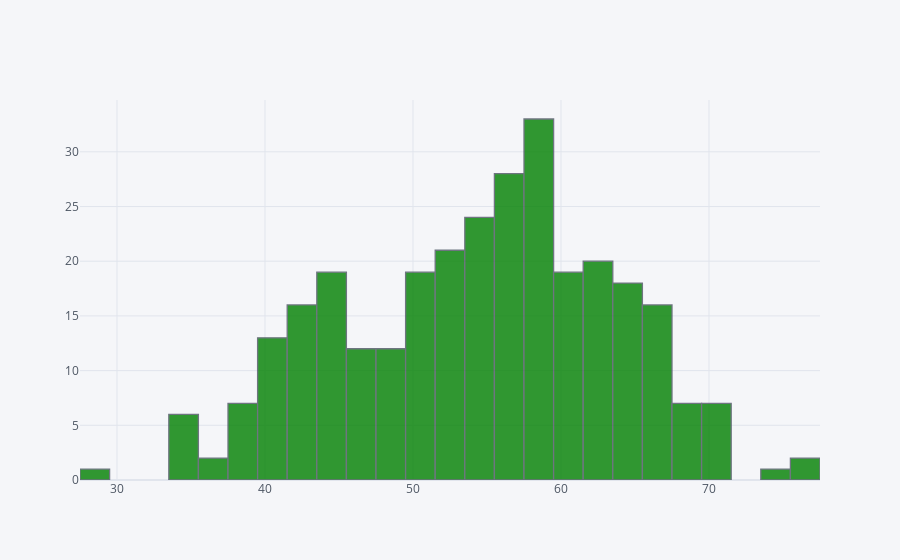

Write notebook code for a chart like this one.
### Code cell
data['age'].iplot(kind='hist',bins=30,color='green')

### Figure 1 — Plotly figure (JSON) as saved in the notebook; plotly's stock layout.template omitted (floating-point values rounded to 4 significant figures; data arrays with more than 128 entries replaced by an {"elided": "..."} marker saying what was removed)
{"data": [{"histfunc": "count", "histnorm": "", "marker": {"color": "rgba(0, 128, 0, 1.0)", "line": {"color": "#4D5663", "width": 1.3}}, "name": "age", "nbinsx": 30, "opacity": 0.8, "orientation": "v", "type": "histogram", "x": {"elided": "303 int values"}}], "layout": {"barmode": "overlay", "legend": {"bgcolor": "#F5F6F9", "font": {"color": "#4D5663"}}, "paper_bgcolor": "#F5F6F9", "plot_bgcolor": "#F5F6F9", "title": {"font": {"color": "#4D5663"}}, "xaxis": {"gridcolor": "#E1E5ED", "showgrid": true, "tickfont": {"color": "#4D5663"}, "title": {"font": {"color": "#4D5663"}, "text": ""}, "zerolinecolor": "#E1E5ED"}, "yaxis": {"gridcolor": "#E1E5ED", "showgrid": true, "tickfont": {"color": "#4D5663"}, "title": {"font": {"color": "#4D5663"}, "text": ""}, "zerolinecolor": "#E1E5ED"}}}
